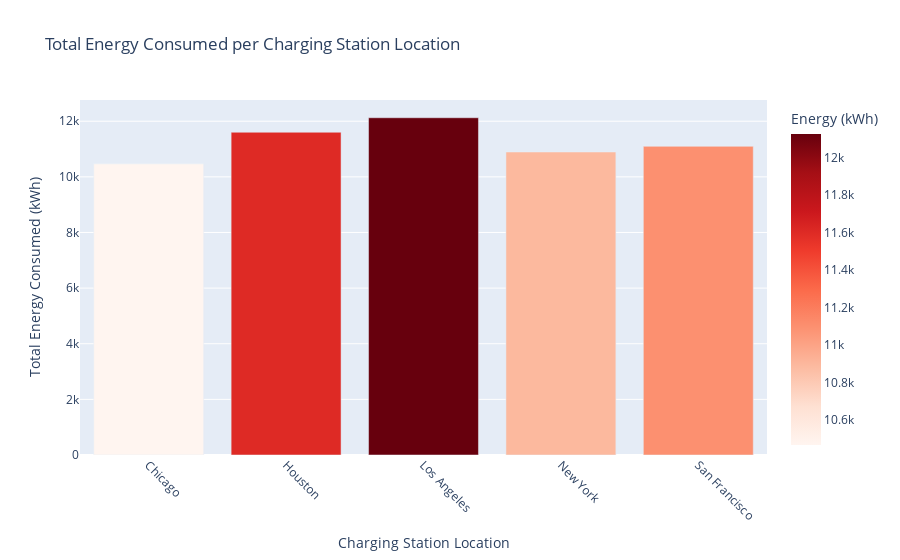

Notebook cell for this chart:
### Code cell
import pandas as pd
import plotly.express as px


energy_per_location = df.groupby("Charging Station Location")["Energy Consumed (kWh)"].sum().reset_index()

fig = px.bar(
    energy_per_location,
    x="Charging Station Location",
    y="Energy Consumed (kWh)",
    color="Energy Consumed (kWh)",
    color_continuous_scale="Reds",
    title="Total Energy Consumed per Charging Station Location"
)

fig.update_layout(
    xaxis_title="Charging Station Location",
    yaxis_title="Total Energy Consumed (kWh)",
    coloraxis_colorbar=dict(title="Energy (kWh)"),
    xaxis_tickangle=45
)

fig.show()

### Figure 1 — Plotly figure (JSON) as saved in the notebook; plotly's stock layout.template omitted (floating-point values rounded to 4 significant figures)
{"data": [{"hovertemplate": "Charging Station Location=%{x}<br>Energy Consumed (kWh)=%{marker.color}<extra></extra>", "legendgroup": "", "marker": {"color": [10470.0, 11600.0, 12120.0, 10890.0, 11100.0], "coloraxis": "coloraxis", "pattern": {"shape": ""}}, "name": "", "orientation": "v", "showlegend": false, "textposition": "auto", "type": "bar", "x": ["Chicago", "Houston", "Los Angeles", "New York", "San Francisco"], "xaxis": "x", "y": [10470.0, 11600.0, 12120.0, 10890.0, 11100.0], "yaxis": "y"}], "layout": {"barmode": "relative", "coloraxis": {"colorbar": {"title": {"text": "Energy (kWh)"}}, "colorscale": [[0, "rgb(255,245,240)"], [0.125, "rgb(254,224,210)"], [0.25, "rgb(252,187,161)"], [0.375, "rgb(252,146,114)"], [0.5, "rgb(251,106,74)"], [0.625, "rgb(239,59,44)"], [0.75, "rgb(203,24,29)"], [0.875, "rgb(165,15,21)"], [1, "rgb(103,0,13)"]]}, "legend": {"tracegroupgap": 0}, "title": {"text": "Total Energy Consumed per Charging Station Location"}, "xaxis": {"anchor": "y", "domain": [0, 1], "tickangle": 45, "title": {"text": "Charging Station Location"}}, "yaxis": {"anchor": "x", "domain": [0, 1], "title": {"text": "Total Energy Consumed (kWh)"}}}}
